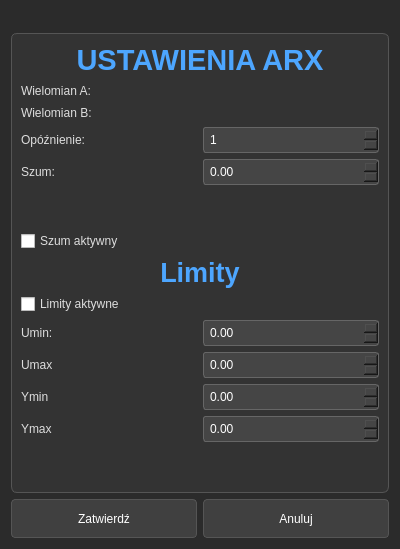
<?xml version="1.0" encoding="UTF-8"?>
<ui version="4.0">
 <class>UstawieniaARX</class>
 <widget class="QDialog" name="UstawieniaARX">
  <property name="geometry">
   <rect>
    <x>0</x>
    <y>0</y>
    <width>400</width>
    <height>549</height>
   </rect>
  </property>
  <property name="minimumSize">
   <size>
    <width>400</width>
    <height>475</height>
   </size>
  </property>
  <property name="maximumSize">
   <size>
    <width>400</width>
    <height>549</height>
   </size>
  </property>
  <property name="windowTitle">
   <string>Ustawienia ARX</string>
  </property>
  <property name="styleSheet">
   <string notr="true">/* --- GŁÓWNE TŁO --- */
QDialog {
    background-color: #2b2b2b;
    color: #f0f0f0;
}

/* --- LEWY PANEL (Kontenery) --- */
QGroupBox {
    background-color: #333333;
    border: 1px solid #555555;
    border-radius: 6px;
    margin-top: 22px; /* Miejsce na tytuł */
    font-weight: bold;
}

QGroupBox::title {
    subcontrol-origin: margin;
    subcontrol-position: top center;
    padding: 0 5px;
    color: #4da6ff; 
    background-color: transparent;
}

/* --- POLA EDYCJI I ETYKIETY --- */
QLabel {
    color: #dddddd;
    background-color: transparent; /* Żeby nie miały tła rodzica */
    border: none;
}

QLineEdit {
    color: #dddddd;
    font-size: 11px;
    background-color: transparent; /* Żeby nie miały tła rodzica */
    border: none;
}

QCheckBox{
color: #dddddd
}

QDoubleSpinBox, QSpinBox, QComboBox {
    background-color: #454545;
    border: 1px solid #666666;
    border-radius: 3px;
    padding: 4px;
    color: #ffffff;
    selection-background-color: #4da6ff;
}

QDoubleSpinBox:hover, QSpinBox:hover, QComboBox:hover {
    border: 1px solid #4da6ff;
}

/* --- PRZYCISKI (Dół ekranu) --- */
QPushButton {
    background-color: #404040;
    border: 1px solid #555555;
    border-radius: 4px;
    color: white;
    padding: 6px 12px;
    min-height: 25px;
}

QPushButton:hover {
    background-color: #505050;
    border: 1px solid #4da6ff;
}

QPushButton:pressed {
    background-color: #2a2a2a;
}

/* Specjalne kolory dla ważnych przycisków (po ObjectName) */
QPushButton#btnStart {
    background-color: #2e7d32; /* Zielony */
    border-color: #4caf50;
}
QPushButton#btnStart:hover { background-color: #388e3c; }

QPushButton#btnStop {
    background-color: #c62828; /* Czerwony */
    border-color: #ef5350;
}
QPushButton#btnStop:hover { background-color: #d32f2f; }

/* --- Pasek Stanu --- */
QStatusBar {
    background-color: #202020;
    color: #aaaaaa;
    border-top: 1px solid #444;
}

/* --- WYKRESY (QCustomPlot) --- */
/* Ważne: QCustomPlot rysuje własne tło w C++. 
   Ustawiamy tu border, żeby widać było granice widgetu. */
QCustomPlot {
    border: 1px solid #555555;
    border-radius: 4px;
    background-color: #1e1e1e; 
}</string>
  </property>
  <layout class="QVBoxLayout" name="verticalLayout_5">
   <item>
    <widget class="QGroupBox" name="groupBox">
     <property name="title">
      <string/>
     </property>
     <layout class="QGridLayout" name="gridLayout">
      <item row="0" column="0">
       <layout class="QVBoxLayout" name="verticalLayout_4">
        <item>
         <layout class="QVBoxLayout" name="verticalLayout_2">
          <item>
           <widget class="QLabel" name="label">
            <property name="font">
             <font>
              <pointsize>22</pointsize>
              <bold>true</bold>
             </font>
            </property>
            <property name="layoutDirection">
             <enum>Qt::LeftToRight</enum>
            </property>
            <property name="styleSheet">
             <string notr="true"> color: #4da6ff; /* Niebieski kolor tytułów */
background-color: transparent;
font-weight: bold;</string>
            </property>
            <property name="text">
             <string>USTAWIENIA ARX</string>
            </property>
            <property name="alignment">
             <set>Qt::AlignCenter</set>
            </property>
           </widget>
          </item>
          <item>
           <layout class="QVBoxLayout" name="verticalLayout">
            <item>
             <layout class="QHBoxLayout" name="horizontalLayout">
              <item>
               <widget class="QLabel" name="label_2">
                <property name="text">
                 <string>Wielomian A:</string>
                </property>
               </widget>
              </item>
              <item>
               <widget class="QLineEdit" name="leA"/>
              </item>
             </layout>
            </item>
            <item>
             <layout class="QHBoxLayout" name="horizontalLayout_2">
              <item>
               <widget class="QLabel" name="label_3">
                <property name="text">
                 <string>Wielomian B:</string>
                </property>
               </widget>
              </item>
              <item>
               <widget class="QLineEdit" name="leB"/>
              </item>
             </layout>
            </item>
            <item>
             <layout class="QHBoxLayout" name="horizontalLayout_3">
              <item>
               <widget class="QLabel" name="label_4">
                <property name="text">
                 <string>Opóźnienie:</string>
                </property>
               </widget>
              </item>
              <item>
               <widget class="QSpinBox" name="spinK">
                <property name="minimum">
                 <number>1</number>
                </property>
               </widget>
              </item>
             </layout>
            </item>
            <item>
             <layout class="QHBoxLayout" name="horizontalLayout_4">
              <item>
               <widget class="QLabel" name="label_5">
                <property name="text">
                 <string>Szum:</string>
                </property>
               </widget>
              </item>
              <item>
               <widget class="QDoubleSpinBox" name="spinSzum">
                <property name="maximum">
                 <double>10000.000000000000000</double>
                </property>
                <property name="singleStep">
                 <double>0.010000000000000</double>
                </property>
               </widget>
              </item>
             </layout>
            </item>
            <item>
             <spacer name="verticalSpacer_2">
              <property name="orientation">
               <enum>Qt::Vertical</enum>
              </property>
              <property name="sizeHint" stdset="0">
               <size>
                <width>20</width>
                <height>40</height>
               </size>
              </property>
             </spacer>
            </item>
            <item>
             <widget class="QCheckBox" name="checkSzum">
              <property name="text">
               <string>Szum aktywny</string>
              </property>
             </widget>
            </item>
           </layout>
          </item>
         </layout>
        </item>
        <item>
         <layout class="QVBoxLayout" name="verticalLayout_3">
          <item>
           <widget class="QLabel" name="label_6">
            <property name="font">
             <font>
              <pointsize>20</pointsize>
              <bold>true</bold>
             </font>
            </property>
            <property name="styleSheet">
             <string notr="true"> color: #4da6ff; /* Niebieski kolor tytułów */
background-color: transparent;
font-weight: bold;</string>
            </property>
            <property name="text">
             <string>Limity</string>
            </property>
            <property name="alignment">
             <set>Qt::AlignCenter</set>
            </property>
           </widget>
          </item>
          <item>
           <widget class="QCheckBox" name="checkLimity">
            <property name="text">
             <string>Limity aktywne</string>
            </property>
           </widget>
          </item>
          <item>
           <layout class="QHBoxLayout" name="horizontalLayout_5">
            <item>
             <widget class="QLabel" name="label_7">
              <property name="text">
               <string>Umin:</string>
              </property>
             </widget>
            </item>
            <item>
             <widget class="QDoubleSpinBox" name="spinUmin">
              <property name="minimum">
               <double>-100.000000000000000</double>
              </property>
              <property name="maximum">
               <double>100.000000000000000</double>
              </property>
              <property name="singleStep">
               <double>1.000000000000000</double>
              </property>
             </widget>
            </item>
           </layout>
          </item>
          <item>
           <layout class="QHBoxLayout" name="horizontalLayout_6">
            <item>
             <widget class="QLabel" name="label_8">
              <property name="text">
               <string>Umax</string>
              </property>
             </widget>
            </item>
            <item>
             <widget class="QDoubleSpinBox" name="spinUmax">
              <property name="minimum">
               <double>-100.000000000000000</double>
              </property>
              <property name="maximum">
               <double>100.000000000000000</double>
              </property>
              <property name="singleStep">
               <double>1.000000000000000</double>
              </property>
             </widget>
            </item>
           </layout>
          </item>
          <item>
           <layout class="QHBoxLayout" name="horizontalLayout_7">
            <item>
             <widget class="QLabel" name="label_9">
              <property name="text">
               <string>Ymin</string>
              </property>
             </widget>
            </item>
            <item>
             <widget class="QDoubleSpinBox" name="spinYmin">
              <property name="minimum">
               <double>-100.000000000000000</double>
              </property>
              <property name="maximum">
               <double>100.000000000000000</double>
              </property>
              <property name="singleStep">
               <double>1.000000000000000</double>
              </property>
             </widget>
            </item>
           </layout>
          </item>
          <item>
           <layout class="QHBoxLayout" name="horizontalLayout_8">
            <item>
             <widget class="QLabel" name="label_10">
              <property name="text">
               <string>Ymax</string>
              </property>
             </widget>
            </item>
            <item>
             <widget class="QDoubleSpinBox" name="spinYmax">
              <property name="minimum">
               <double>-100.000000000000000</double>
              </property>
              <property name="maximum">
               <double>100.000000000000000</double>
              </property>
              <property name="singleStep">
               <double>1.000000000000000</double>
              </property>
             </widget>
            </item>
           </layout>
          </item>
         </layout>
        </item>
        <item>
         <spacer name="verticalSpacer">
          <property name="orientation">
           <enum>Qt::Vertical</enum>
          </property>
          <property name="sizeHint" stdset="0">
           <size>
            <width>20</width>
            <height>40</height>
           </size>
          </property>
         </spacer>
        </item>
       </layout>
      </item>
     </layout>
    </widget>
   </item>
   <item>
    <layout class="QHBoxLayout" name="horizontalLayout_9">
     <item>
      <widget class="QPushButton" name="btnZatwierdz">
       <property name="text">
        <string>Zatwierdź</string>
       </property>
      </widget>
     </item>
     <item>
      <widget class="QPushButton" name="btnAnuluj">
       <property name="text">
        <string>Anuluj</string>
       </property>
      </widget>
     </item>
    </layout>
   </item>
  </layout>
 </widget>
 <resources/>
 <connections/>
</ui>
